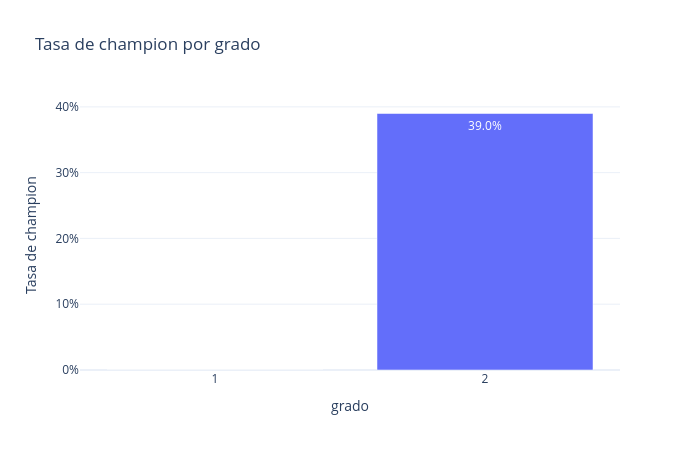

This figure's notebook cell:
### Code cell
plot_tasa_por_categoria(caballos, 'grado', 'champion')

### Figure 1 — Plotly figure (JSON) as saved in the notebook; plotly's stock layout.template omitted (floating-point values rounded to 4 significant figures)
{"data": [{"hovertemplate": "grado=%{x}<br>champion=%{y}<extra></extra>", "legendgroup": "", "marker": {"color": "#636efa", "pattern": {"shape": ""}}, "name": "", "orientation": "v", "showlegend": false, "textposition": "auto", "texttemplate": "%{y:.1%}", "type": "bar", "x": [1, 2], "xaxis": "x", "y": [0.0, 0.3899], "yaxis": "y"}], "layout": {"barmode": "relative", "height": 450, "legend": {"tracegroupgap": 0}, "title": {"text": "Tasa de champion por grado"}, "width": 700, "xaxis": {"anchor": "y", "domain": [0, 1], "title": {"text": "grado"}, "type": "category"}, "yaxis": {"anchor": "x", "domain": [0, 1], "tickformat": ".0%", "title": {"text": "Tasa de champion"}}}}
